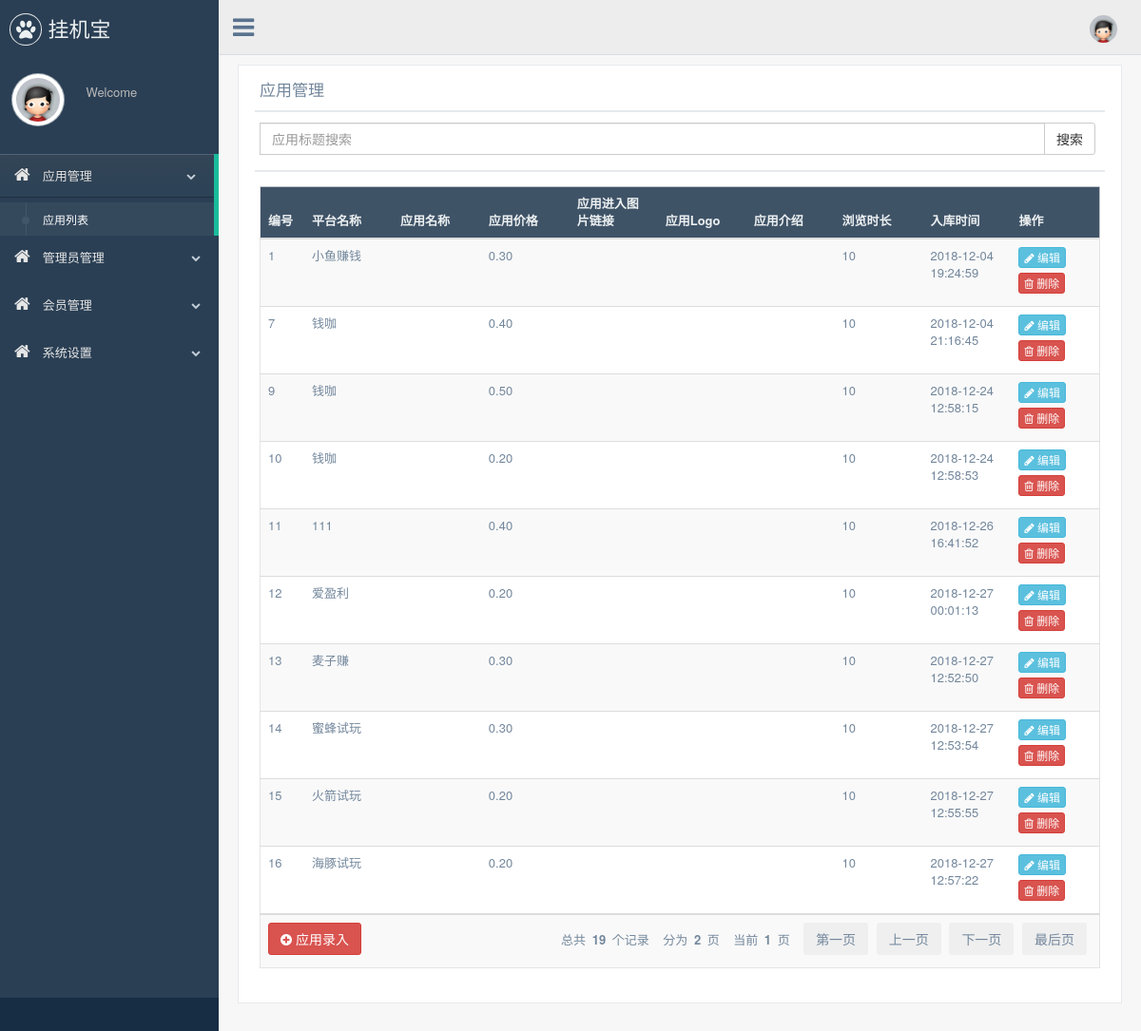
The app's page /back-end/admin.php with its own data.
### tables this page shows
CREATE TABLE `apps` (
  `id` int(5) NOT NULL AUTO_INCREMENT,
  `title` varchar(50) NOT NULL,
  `company` varchar(50) DEFAULT NULL,
  `price` float(4,2) NOT NULL,
  `link` text NOT NULL,
  `readtime` int(2) DEFAULT '10',
  `time` datetime NOT NULL,
  PRIMARY KEY (`id`)
);

### back-end/admin.php (the view, shortened to what this page needs)
<!DOCTYPE html>
<html lang="en">
<head>
    <link href="bootstrap/css/bootstrap.min.css" rel="stylesheet">
    <link href="font-awesome/css/font-awesome.min.css" rel="stylesheet">
    <link href="new_admin/vendors/nprogress/nprogress.css" rel="stylesheet">
    <link href="new_admin/vendors/iCheck/green.css" rel="stylesheet">
    <link href="new_admin/builde/css/custom.min.css" rel="stylesheet">
</head>
<body class="nav-md">
    <div class="container body">
        <div class="main_container">
            <div class="col-md-3 left_col">
                <div class="left_col scroll-view">
                    <div class="navbar nav_title" style="border: 0;">
                        <a href="index.html" class="site_title"><i class="fa fa-paw"></i> <span>挂机宝</span></a>
                    </div>
                    <div class="profile clearfix">
                        <div class="profile_pic">
                            <img src="img/noavatar_middle.gif" alt="..." class="img-circle profile_img">
                        </div>
                        <div class="profile_info">
                            <span>Welcome </span>
                        </div>
                    </div>
                    <br />
                    <div id="sidebar-menu" class="main_menu_side hidden-print main_menu">
                        <div class="menu_section">
                            <ul class="nav side-menu">
                                <li><a><i class="fa fa-home"></i> 应用管理 <span class="fa fa-chevron-down"></span></a>
                                    <ul class="nav child_menu">
                                        <li><a href="admin.php">
                                                应用列表 </a></li>
                                    </ul>
                                </li>
                                <li><a><i class="fa fa-home"></i> 管理员管理 <span class="fa fa-chevron-down"></span></a>
                                </li>
                                <li><a><i class="fa fa-home"></i> 会员管理 <span class="fa fa-chevron-down"></span></a>
                                </li>
                                <li><a><i class="fa fa-home"></i> 系统设置 <span class="fa fa-chevron-down"></span></a>
                                </li>
                            </ul>
                        </div>
                    </div>
                    <div class="sidebar-footer hidden-small">
                        <a data-toggle="tooltip" data-placement="top" title="Settings">
                            <span class="glyphicon glyphicon-cog" aria-hidden="true"></span>
                        </a>
                        <a data-toggle="tooltip" data-placement="top" title="FullScreen">
                            <span class="glyphicon glyphicon-fullscreen" aria-hidden="true"></span>
                        </a>
                        <a data-toggle="tooltip" data-placement="top" title="Lock">
                            <span class="glyphicon glyphicon-eye-close" aria-hidden="true"></span>
                        </a>
                        <a data-toggle="tooltip" data-placement="top" title="Logout" href="#" onclick="app.logout()">
                            <span class="glyphicon glyphicon-off" aria-hidden="true"></span>
                        </a>
                    </div>
                </div>
            </div>
            <div class="top_nav">
                <div class="nav_menu">
                    <nav>
                        <div class="nav toggle">
                            <a id="menu_toggle"><i class="fa fa-bars"></i></a>
                        </div>
                        <ul class="nav navbar-nav navbar-right">
                            <li class="">
                                <a href="javascript:;" class="user-profile dropdown-toggle" data-toggle="dropdown"
                                    aria-expanded="false">
                                    <img src="img/noavatar_middle.gif" alt=""><span id="usernamedis"> <span class=" fa fa-angle-down"></span>
                                </a>
                            </li>
                        </ul>
                    </nav>
                </div>
            </div>
            <div class="right_col" role="main">
                <div class="row">
                    <div class="col-md-12 col-sm-12 col-xs-12">
                        <div class="x_panel">
                            <div class="x_title">
                                <h2>应用管理
                                </h2>
                                <div class="clearfix"></div>
                            </div>
                            <div class="x_title">
                                <form action="/Admin/Article/articleList" method="get">
                                    <div class="input-group">
                                        <input type="text" class="form-control" name="title" value="" placeholder="应用标题搜索">
                                        <span class="input-group-btn">
                                            <button class="btn btn-default" type="submit">搜索</button>
                                        </span>
                                    </div>
                                </form>
                            </div>
                            <?php
                            include('../api/connect.php');
                            if (empty($_GET['page'])) {
                                $page='1';
                            } else {
                                $page=$_GET['page'];
                            }
                            $sql ="select count(*) c from apps";
                            $res = $mysqli->query($sql);
                            $row= $res->fetch_assoc();
                            $count=$row['c'];
                            $page=($page-1)*10;
                                $sql = "select * from apps order by id  limit $page,10;";
                                $res = $mysqli->query($sql);
                                ?>
                            <div class="x_content">
                                <div class="table-responsive">
                                    <table class="table table-striped jambo_table bulk_action">
                                        <thead>
                                            <tr class="headings">
                                                <th class="column-title" width="5%">编号</th>
                                                <th class="column-title" width="10%">平台名称</th>
                                                <th class="column-title" width="10%">应用名称</th>
                                                <th class="column-title" width="10%">应用价格</th>
                                                <th class="column-title" width="10%">应用进入图片链接</th>
                                                <th class="column-title" width="10%">应用Logo</th>
                                                <th class="column-title" width="10%">应用介绍</th>
                                                <th class="column-title" width="10%">浏览时长</th>
                                                <th class="column-title" width="10%">入库时间</th>
                                                <th class="column-title" width="10%">操作</th>
                                            </tr>
                                        </thead>
                                        <tbody>
                                            <?php
                                            while ($row= $res->fetch_assoc()) {
                                                ?>
                                            <tr class="even pointer">
                                                <td><?php echo $row['id']; ?></td>
                                                <td><?php echo $row['title']; ?></td>
                                                <td><?php echo $row['appname']; ?></td>
                                                <td><?php echo $row['price']; ?></td>
                                                <td><?php echo $row['img']; ?></td>
                                                <td><?php echo $row['logo']; ?></td>
                                                <td><?php echo $row['content']; ?></td>
                                                <td><?php echo $row['readtime']; ?></td>
                                                <td><?php echo $row['time']; ?></td>
                                                <td>
                                                    <a href="editapps.php?id=<?php echo $row['id']; ?>" class="btn btn-info btn-xs"><i
                                                            class="fa fa-pencil"></i> 编辑 </a>
                                                    <a href="javaScript:;" class="btn btn-danger btn-xs" data-id="<?php echo $row['id']; ?>"
                                                        onclick="deleteArticle(this)"><i class="fa fa-trash-o"></i> 删除
                                                    </a>
                                                </td>
                                            </tr>
                                            <?php
                                            }?>
                                        </tbody>
                                        <tr>
                                            <td colspan="10">
                                                <a href='addapps.php'>
                                                    <button type="button" class="btn btn-danger"><i class="fa fa-plus-circle"></i>
                                                    应用录入
                                                    </button>
                                                </a>
                                                <div class="f-right" style="float: right" id="page_go_url" data-url="/Admin/article/articleList">
                                                    总共<span style="font-weight:bold;margin:3px 3px 3px 3px;"> <?php echo $count ?> </span>个记录&nbsp;&nbsp;&nbsp;
                                                    分为<span style="font-weight:bold;margin: 3px 3px 3px 3px;"> <?php echo(int)(($count-1)/10)+1 ?> </span>页&nbsp;&nbsp;&nbsp;
                                                    当前<span style="font-weight:bold;margin: 3px 3px 3px 3px;"> <?php echo $page/10+1?> </span>页&nbsp;&nbsp;&nbsp;
                                                    <button type="button" class="btn btn-white" onclick="gotoPageFirst();">第一页
                                                    </button>
                                                    <button type="button" class="btn btn-white" onclick="gotoPagePrev();">上一页
                                                    </button>
                                                    <button type="button" class="btn btn-white" onclick="gotoPageNext();">
                                                        下一页
                                                    </button>
                                                    <button type="button" class="btn btn-white" onclick="gotoPageLast();">
                                                        最后页
                                                    </button>
                                                </div>
                                            </td>
                                        </tr>
                                    </table>
                                </div>
                            </div>
                        </div>
                    </div>
                </div>
                <br />
            </div>
        </div>
    </div>
</body>
</html>

### records on screen
apps: id "1", title "小鱼赚钱", price "0.30", readtime "10", time "2018-12-04 19:24:59"
apps: id "7", title "钱咖", price "0.40", readtime "10", time "2018-12-04 21:16:45"
apps: id "9", title "钱咖", price "0.50", readtime "10", time "2018-12-24 12:58:15"
apps: id "10", title "钱咖", price "0.20", readtime "10", time "2018-12-24 12:58:53"
apps: id "11", title "111", price "0.40", readtime "10", time "2018-12-26 16:41:52"
apps: id "12", title "爱盈利", price "0.20", readtime "10", time "2018-12-27 00:01:13"
apps: id "13", title "麦子赚", price "0.30", readtime "10", time "2018-12-27 12:52:50"
apps: id "14", title "蜜蜂试玩", price "0.30", readtime "10", time "2018-12-27 12:53:54"
apps: id "15", title "火箭试玩", price "0.20", readtime "10", time "2018-12-27 12:55:55"
apps: id "16", title "海豚试玩", price "0.20", readtime "10", time "2018-12-27 12:57:22"

### other values on screen
$count "19"
$page/10+1 "1"
